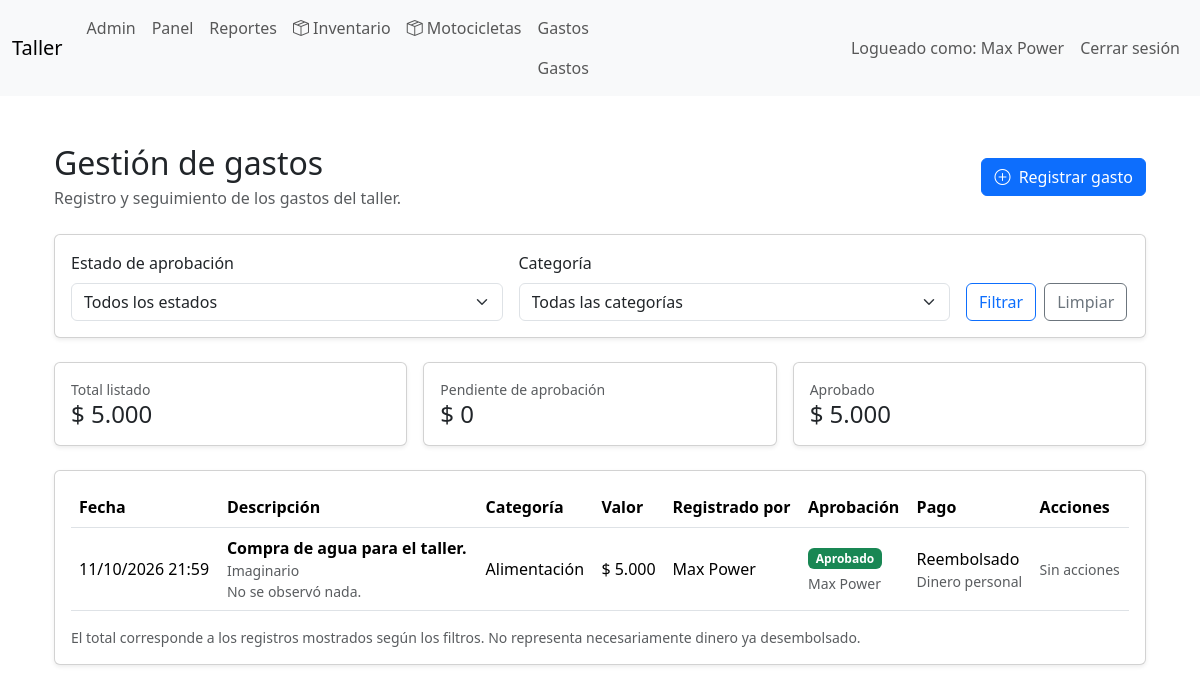
The page /index.php?controller=expense&action=index (signed in) on the database its author committed.
### tables this page shows
CREATE TABLE `gastos` (
  `id` int(11) NOT NULL,
  `descripcion` varchar(255) NOT NULL,
  `categoria` enum('alimentacion','operativo','herramientas','transporte','imprevisto','otro') NOT NULL DEFAULT 'otro',
  `valor` decimal(12,2) NOT NULL,
  `fecha_gasto` datetime NOT NULL DEFAULT current_timestamp(),
  `registrado_por` int(11) NOT NULL,
  `autorizado_por` int(11) DEFAULT NULL,
  `estado` enum('pendiente','aprobado','rechazado') NOT NULL DEFAULT 'pendiente',
  `estado_pago` enum('pendiente','pagado','reembolsado') NOT NULL DEFAULT 'pendiente',
  `forma_pago` enum('caja','transferencia','dinero_personal','otro') NOT NULL DEFAULT 'caja',
  `proveedor` varchar(255) DEFAULT NULL,
  `observacion` text DEFAULT NULL,
  `fecha_creacion` datetime NOT NULL DEFAULT current_timestamp(),
  `fecha_actualizacion` datetime NOT NULL DEFAULT current_timestamp() ON UPDATE current_timestamp()
);

CREATE TABLE `usuarios` (
  `id` int(11) NOT NULL,
  `nombre` varchar(150) NOT NULL,
  `usuario` varchar(100) NOT NULL,
  `contraseña_hash` varchar(255) NOT NULL,
  `rol` enum('admin','mecanico') NOT NULL DEFAULT 'mecanico',
  `fecha_creacion` datetime NOT NULL
);

### app/views/expense/index.php (the view, shortened to what the rows shown need)
<?php
$categorias = [
    'alimentacion' => 'Alimentación',
    'operativo' => 'Operativo',
    'herramientas' => 'Herramientas',
    'transporte' => 'Transporte',
    'imprevisto' => 'Imprevisto',
    'otro' => 'Otro',
];
$estados = [
    'pendiente' => 'Pendiente de aprobación',
    'aprobado' => 'Aprobado',
    'rechazado' => 'Rechazado',
];
$estadosPago = [
    'pendiente' => 'Pendiente de pago',
    'pagado' => 'Pagado',
    'reembolsado' => 'Reembolsado',
];
$formatCOP = static function ($valor): string {
    return '$ ' . number_format((float)$valor, 0, ',', '.');
};
?>
<div class="container py-4">
    <div class="d-flex flex-wrap justify-content-between align-items-center gap-3 mb-4">
        <div>
            <h2 class="mb-1">Gestión de gastos</h2>
        </div>
    </div>
    <div class="card shadow-sm">
        <div class="card-body">
            <?php if (empty($gastos)): ?>
                <div class="text-center py-5">
                    <h5>No hay gastos para mostrar</h5>
                    <p class="text-muted mb-0">
                        Registra un gasto nuevo o cambia los filtros.
                    </p>
                </div>
            <?php else: ?>
                <div class="table-responsive">
                    <table class="table table-hover align-middle">
                        <thead>
                            <tr>
                                <th>Fecha</th>
                                <th>Descripción</th>
                                <th>Categoría</th>
                                <th>Valor</th>
                                <th>Registrado por</th>
                                <th>Aprobación</th>
                                <th>Pago</th>
                                <?php if ($esAdmin): ?>
                                    <th>Acciones</th>
                                <?php endif; ?>
                            </tr>
                        </thead>
                        <tbody>
                            <?php foreach ($gastos as $gasto): ?>
                                <?php
                                $estadoActual = $gasto['estado'] ?? 'pendiente';
                                $claseEstado = match ($estadoActual) {
                                    'aprobado' => 'success',
                                    'rechazado' => 'danger',
                                    default => 'warning',
                                };
                                $pagoActual = $gasto['estado_pago'] ?? 'pendiente';
                                ?>
                                <tr>
                                    <td>
                                        <?= htmlspecialchars(
                                            date(
                                                'd/m/Y H:i',
                                                strtotime($gasto['fecha_gasto'])
                                            )
                                        ) ?>
                                    </td>
                                    <td>
                                        <strong>
                                            <?= htmlspecialchars($gasto['descripcion']) ?>
                                        </strong>
                                        <?php if (!empty($gasto['proveedor'])): ?>
                                            <div class="small text-muted">
                                                <?= htmlspecialchars($gasto['proveedor']) ?>
                                            </div>
                                        <?php endif; ?>
                                        <?php if (!empty($gasto['observacion'])): ?>
                                            <div class="small text-muted">
                                                <?= htmlspecialchars($gasto['observacion']) ?>
                                            </div>
                                        <?php endif; ?>
                                    </td>
                                    <td>
                                        <?= htmlspecialchars(
                                            $categorias[$gasto['categoria']]
                                                ?? $gasto['categoria']
                                        ) ?>
                                    </td>
                                    <td class="text-nowrap">
                                        <?= $formatCOP($gasto['valor']) ?>
                                    </td>
                                    <td>
                                        <?= htmlspecialchars(
                                            $gasto['registrado_por_nombre']
                                                ?? 'Usuario'
                                        ) ?>
                                    </td>
                                    <td>
                                        <span class="badge text-bg-<?= $claseEstado ?>">
                                            <?= htmlspecialchars(
                                                $estados[$estadoActual]
                                                    ?? $estadoActual
                                            ) ?>
                                        </span>
                                        <?php if (!empty($gasto['autorizado_por_nombre'])): ?>
                                            <div class="small text-muted mt-1">
                                                <?= htmlspecialchars(
                                                    $gasto['autorizado_por_nombre']
                                                ) ?>
                                            </div>
                                        <?php endif; ?>
                                    </td>
                                    <td>
                                        <?= htmlspecialchars(
                                            $estadosPago[$pagoActual] ?? $pagoActual
                                        ) ?>
                                        <div class="small text-muted">
                                            <?= htmlspecialchars(
                                                $gasto['forma_pago'] === 'dinero_personal'
                                                    ? 'Dinero personal'
                                                    : ($gasto['forma_pago'] === 'caja'
                                                        ? 'Caja'
                                                        : ucfirst(
                                                            str_replace(
                                                                '_',
                                                                ' ',
                                                                $gasto['forma_pago']
                                                            )
                                                        ))
                                            ) ?>
                                        </div>
                                    </td>
                                    <?php if ($esAdmin): ?>
                                        <td>
                                            <div class="d-flex flex-column gap-2">
                                                <?php if ($estadoActual === 'pendiente'): ?>
                                                    <form method="POST"
                                                          action="index.php?controller=expense&action=decide"
                                                          class="d-flex flex-wrap gap-1">
                                                        <input type="hidden"
                                                               name="id"
                                                               value="<?= (int)$gasto['id'] ?>">
                                                        <button type="submit"
                                                                name="decision"
                                                                value="aprobado"
                                                                class="btn btn-sm btn-success">
                                                            Aprobar
                                                        </button>
                                                        <button type="submit"
                                                                name="decision"
                                                                value="rechazado"
                                                                class="btn btn-sm btn-outline-danger"
                                                                onclick="return confirm('¿Rechazar este gasto?')">
                                                            Rechazar
                                                        </button>
                                                    </form>
                                                <?php else: ?>
                                                    <span class="text-muted small">
                                                        Sin acciones
                                                    </span>
                                                <?php endif; ?>
                                            </div>
                                        </td>
                                    <?php endif; ?>
                                </tr>
                            <?php endforeach; ?>
                        </tbody>
                    </table>
                </div>
            <?php endif; ?>
        </div>
    </div>
</div>

### rows shown on the page
gastos: fecha_gasto "11/10/2026 21:59", descripcion "Compra de agua para el taller.", proveedor "Imaginario", observacion "No se observó nada.", categoria "Alimentación", valor "$ 5.000", autorizado_por.nombre "Max Power", estado "Aprobado", estado_pago "Reembolsado", forma_pago "Dinero personal", shows "Sin acciones"

### other values the page prints
$_SESSION['user_name'] "Max Power"
$formatCOP($totalGastos) "$ 5.000"
$formatCOP($totalPendientes) "$ 0"
$formatCOP($totalAprobados) "$ 5.000"
